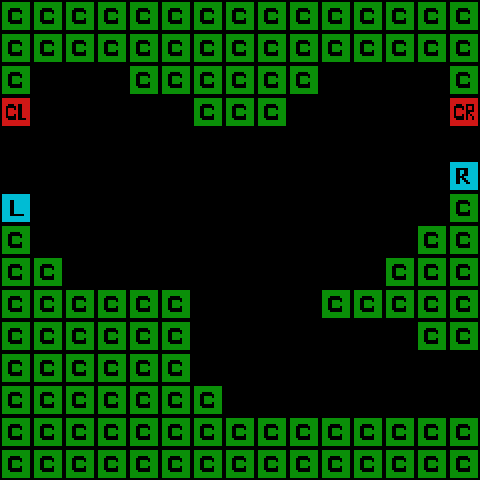

A 2D game scene composited from a Tiled map and its tileset images. What follows is a short description and the map's XML, with every tile layer's data as written:
An orthogonal 15x15 tile map with 32x32 px tiles, 1 tile layer (Tile Layer), 2 tilesets.

<map version="1.0" orientation="orthogonal" renderorder="right-up" width="15" height="15" tilewidth="32" tileheight="32" nextobjectid="18">
 <tileset firstgid="1" name="templateTiles" tilewidth="32" tileheight="32">
  <image source="../templateTiles.png" width="128" height="64" />
 </tileset>
 <tileset firstgid="9" name="templateObjects" tilewidth="32" tileheight="32">
  <image source="../templateObjects.png" width="128" height="64" />
 </tileset>
 <layer name="Tile Layer" width="15" height="15">
  <data>
   <tile gid="1" />
   <tile gid="1" />
   <tile gid="1" />
   <tile gid="1" />
   <tile gid="1" />
   <tile gid="1" />
   <tile gid="1" />
   <tile gid="1" />
   <tile gid="1" />
   <tile gid="1" />
   <tile gid="1" />
   <tile gid="1" />
   <tile gid="1" />
   <tile gid="1" />
   <tile gid="1" />
   <tile gid="1" />
   <tile gid="1" />
   <tile gid="1" />
   <tile gid="1" />
   <tile gid="1" />
   <tile gid="1" />
   <tile gid="1" />
   <tile gid="1" />
   <tile gid="1" />
   <tile gid="1" />
   <tile gid="1" />
   <tile gid="1" />
   <tile gid="1" />
   <tile gid="1" />
   <tile gid="1" />
   <tile gid="1" />
   <tile gid="0" />
   <tile gid="0" />
   <tile gid="0" />
   <tile gid="1" />
   <tile gid="1" />
   <tile gid="1" />
   <tile gid="1" />
   <tile gid="1" />
   <tile gid="1" />
   <tile gid="0" />
   <tile gid="0" />
   <tile gid="0" />
   <tile gid="0" />
   <tile gid="1" />
   <tile gid="4" />
   <tile gid="0" />
   <tile gid="0" />
   <tile gid="0" />
   <tile gid="0" />
   <tile gid="0" />
   <tile gid="1" />
   <tile gid="1" />
   <tile gid="1" />
   <tile gid="0" />
   <tile gid="0" />
   <tile gid="0" />
   <tile gid="0" />
   <tile gid="0" />
   <tile gid="5" />
   <tile gid="0" />
   <tile gid="0" />
   <tile gid="0" />
   <tile gid="0" />
   <tile gid="0" />
   <tile gid="0" />
   <tile gid="0" />
   <tile gid="0" />
   <tile gid="0" />
   <tile gid="0" />
   <tile gid="0" />
   <tile gid="0" />
   <tile gid="0" />
   <tile gid="0" />
   <tile gid="0" />
   <tile gid="0" />
   <tile gid="0" />
   <tile gid="0" />
   <tile gid="0" />
   <tile gid="0" />
   <tile gid="0" />
   <tile gid="0" />
   <tile gid="0" />
   <tile gid="0" />
   <tile gid="0" />
   <tile gid="0" />
   <tile gid="0" />
   <tile gid="0" />
   <tile gid="0" />
   <tile gid="3" />
   <tile gid="2" />
   <tile gid="0" />
   <tile gid="0" />
   <tile gid="0" />
   <tile gid="0" />
   <tile gid="0" />
   <tile gid="0" />
   <tile gid="0" />
   <tile gid="0" />
   <tile gid="0" />
   <tile gid="0" />
   <tile gid="0" />
   <tile gid="0" />
   <tile gid="0" />
   <tile gid="1" />
   <tile gid="1" />
   <tile gid="0" />
   <tile gid="0" />
   <tile gid="0" />
   <tile gid="0" />
   <tile gid="0" />
   <tile gid="0" />
   <tile gid="0" />
   <tile gid="0" />
   <tile gid="0" />
   <tile gid="0" />
   <tile gid="0" />
   <tile gid="0" />
   <tile gid="1" />
   <tile gid="1" />
   <tile gid="1" />
   <tile gid="1" />
   <tile gid="0" />
   <tile gid="0" />
   <tile gid="0" />
   <tile gid="0" />
   <tile gid="0" />
   <tile gid="0" />
   <tile gid="0" />
   <tile gid="0" />
   <tile gid="0" />
   <tile gid="0" />
   <tile gid="1" />
   <tile gid="1" />
   <tile gid="1" />
   <tile gid="1" />
   <tile gid="1" />
   <tile gid="1" />
   <tile gid="1" />
   <tile gid="1" />
   <tile gid="1" />
   <tile gid="0" />
   <tile gid="0" />
   <tile gid="0" />
   <tile gid="0" />
   <tile gid="1" />
   <tile gid="1" />
   <tile gid="1" />
   <tile gid="1" />
   <tile gid="1" />
   <tile gid="1" />
   <tile gid="1" />
   <tile gid="1" />
   <tile gid="1" />
   <tile gid="1" />
   <tile gid="1" />
   <tile gid="0" />
   <tile gid="0" />
   <tile gid="0" />
   <tile gid="0" />
   <tile gid="0" />
   <tile gid="0" />
   <tile gid="0" />
   <tile gid="1" />
   <tile gid="1" />
   <tile gid="1" />
   <tile gid="1" />
   <tile gid="1" />
   <tile gid="1" />
   <tile gid="1" />
   <tile gid="1" />
   <tile gid="0" />
   <tile gid="0" />
   <tile gid="0" />
   <tile gid="0" />
   <tile gid="0" />
   <tile gid="0" />
   <tile gid="0" />
   <tile gid="0" />
   <tile gid="0" />
   <tile gid="1" />
   <tile gid="1" />
   <tile gid="1" />
   <tile gid="1" />
   <tile gid="1" />
   <tile gid="1" />
   <tile gid="1" />
   <tile gid="0" />
   <tile gid="0" />
   <tile gid="0" />
   <tile gid="0" />
   <tile gid="0" />
   <tile gid="0" />
   <tile gid="0" />
   <tile gid="0" />
   <tile gid="1" />
   <tile gid="1" />
   <tile gid="1" />
   <tile gid="1" />
   <tile gid="1" />
   <tile gid="1" />
   <tile gid="1" />
   <tile gid="1" />
   <tile gid="1" />
   <tile gid="1" />
   <tile gid="1" />
   <tile gid="1" />
   <tile gid="1" />
   <tile gid="1" />
   <tile gid="1" />
   <tile gid="1" />
   <tile gid="1" />
   <tile gid="1" />
   <tile gid="1" />
   <tile gid="1" />
   <tile gid="1" />
   <tile gid="1" />
   <tile gid="1" />
   <tile gid="1" />
   <tile gid="1" />
   <tile gid="1" />
   <tile gid="1" />
   <tile gid="1" />
   <tile gid="1" />
   <tile gid="1" />
  </data>
 </layer>
 <objectgroup name="Object Layer" />
</map>
